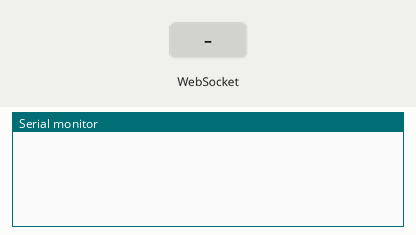
Recording of a program running on a simulated ESP32. Shown: the last lines printed to the serial monitor. The inputs (shaded band) are chosen by the test bench. WiFi joins after 1.5 s; servers stay silent unless stated.

Above: at 3.2 s.
3.3 s: WebSocket text "1" received
At 4.5 s:
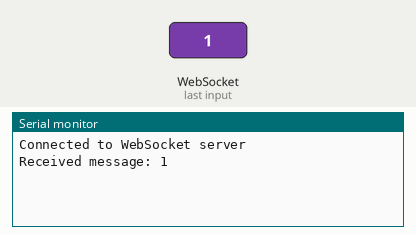
4.8 s: WebSocket text "0" received
At 5.8 s:
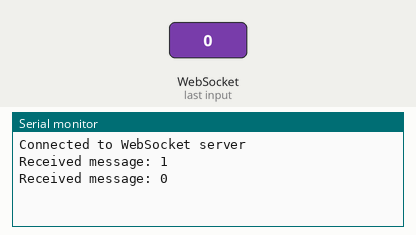

The program:

main.cpp
```cpp
#include <Arduino.h>
#include <WiFi.h>
#include <cstdlib>
#include <WebSocketsClient.h>
#include <SPI.h>
#include <MFRC522.h>

#define SS_PIN 5
#define RST_PIN 0

MFRC522 rfid(SS_PIN, RST_PIN);

MFRC522::MIFARE_Key key;

const char *ssid = "Wi-Fi Name";
const char *password = "Wi-Fi Password";
const char *ipAddress = "Router IPv4 Address";
const uint16_t wsPort = 8080;

WebSocketsClient webSocket;

void webSocketEvent(WStype_t type, uint8_t *payload, size_t length)
{
    switch (type) {
        case WStype_CONNECTED:
            Serial.println("Connected to WebSocket server");
            break;
        case WStype_TEXT:
            Serial.printf("Received message: %s\n", payload);
            break;
        case WStype_DISCONNECTED:
            Serial.println("Disconnected from WebSocket server");
            break;
        case WStype_ERROR:
            Serial.println("Error from WebSocket server");
            break;
    }
}

void setup()
{
    Serial.begin(115200);

    SPI.begin();
    rfid.PCD_Init();

    WiFi.begin(ssid, password);

    while (WiFi.status() != WL_CONNECTED) {
        delay(1000);
    }

    webSocket.begin(ipAddress, wsPort, "/");
    webSocket.onEvent(webSocketEvent);
}

void loop()
{
    webSocket.loop();

    if (!rfid.PICC_IsNewCardPresent() || !rfid.PICC_ReadCardSerial()) {
        return;
    }
    else {
        MFRC522::PICC_Type piccType = rfid.PICC_GetType(rfid.uid.sak);

        if (piccType != MFRC522::PICC_TYPE_MIFARE_MINI && piccType != MFRC522::PICC_TYPE_MIFARE_1K && piccType != MFRC522::PICC_TYPE_MIFARE_4K) {
            Serial.println(F("Invalid card or tag type!"));
            return;
        }

        webSocket.sendBIN(rfid.uid.uidByte, rfid.uid.size);

        rfid.PICC_HaltA();
        rfid.PCD_StopCrypto1();
    }
}
```

Measured:
- after the input at 3.3 s, the serial monitor: prints a new line at once (image 1)
- after the input at 4.8 s, the serial monitor: prints a new line at once (image 2)
